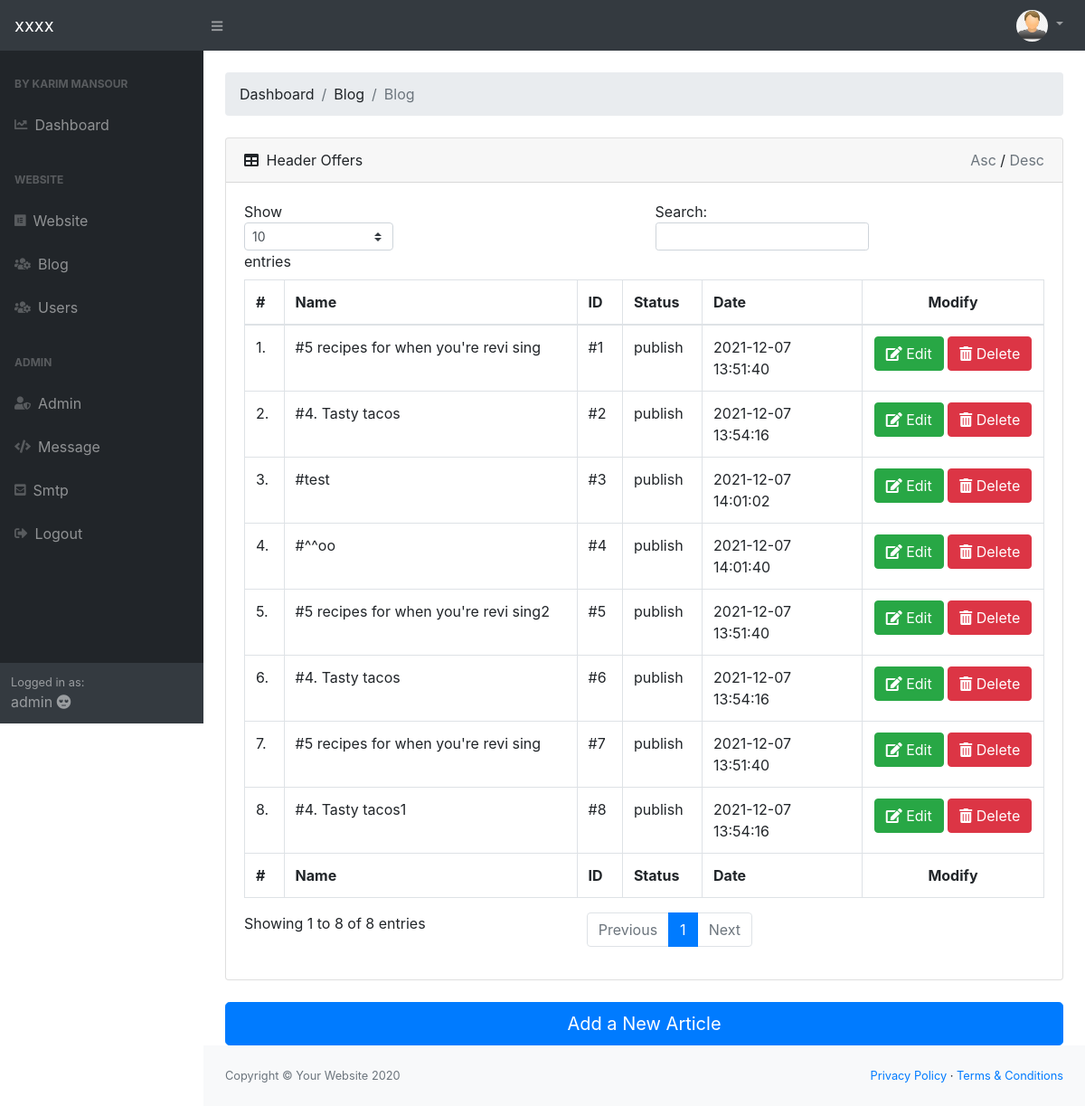
Screenshot of /xxxlxxx/blog.php (signed in) with the database file from the repository.
### tables this page shows
CREATE TABLE `tbl_blog` (
  `clm_id` int(11) NOT NULL,
  `clm_name` varchar(255) NOT NULL,
  `clm_text` text NOT NULL,
  `clm_link` text NOT NULL,
  `clm_status` enum('draft','publish') NOT NULL,
  `clm_image` text NOT NULL,
  `clm_date` datetime NOT NULL DEFAULT current_timestamp(),
  `clm_type` enum('article','link') NOT NULL,
  `clm_parent` int(11) DEFAULT NULL,
  `clm_count` int(11) NOT NULL DEFAULT 1
);

### xxxlxxx/blog.php (the view, shortened to what this page needs)
<?php
require_once "includes/header.php";
if (!isset($_SESSION['admin_id'])) {
    header("Location:index.php");
    exit;
} else {
breadcrumbs("Blog", "Blog");
$do = isset($_GET["do"]) ? $_GET["do"] : "manage";
if ($do == "manage") {
    $sort = "ASC";
    $stmt = $db->prepare("SELECT * FROM tbl_blog ORDER BY `clm_id` $sort");
    $stmt->execute();
    $getAll = $stmt->fetchall();
    if (!empty($getAll)) {
?>
        <div class="container-fluid">
            <div class="card mb-4">
                <div class="card-header">
                    <i class="fas fa-table mr-1"></i>
                    Header Offers
                    <span style="float: right;"> <a href=""> <a href=""></a></a>
                        <a style="<?php if (isset($_GET["sort"])  && $_GET["sort"] == "ASC") {
                                        echo "font-weight: bold;color:black;";
                                    } else {
                                        echo "font-weight: 400;color:#6c757d;";
                                    } ?> ?>" href="?sort=ASC">Asc</a><span> / </span>
                        <a style="<?php if (isset($_GET["sort"])  && $_GET["sort"] == "DESC") {
                                        echo "font-weight: bold;color:black;";
                                    } else {
                                        echo "font-weight: 400;color:#6c757d;";
                                    } ?> ?>" href="?sort=DESC">Desc</a>
                    </span>
                </div>
                <div class="card-body">
                    <div class="table-responsive">
                        <table class="table table-bordered" id="dataTable" width="100%" cellspacing="0">
                            <thead>
                                <tr>
                                    <th>#</th>
                                    <th>Name</th>
                                    <th>ID</th>
                                    <th>Status</th>
                                    <th>Date</th>
                                    <th style="text-align: center;">Modify</th>
                                </tr>
                            </thead>
                            <tfoot>
                                <tr>
                                    <th>#</th>
                                    <th>Name</th>
                                    <th>ID</th>
                                    <th>Status</th>
                                    <th>Date</th>
                                    <th style="text-align: center;">Modify</th>
                                </tr>
                            </tfoot>
                            <tbody>
                                <?php
                                $counter = 1;
                                foreach ($getAll as $get) {
                                ?>
                                    <tr>
                                        <td><?php echo $counter; ?>.</td>
                                        <td> #<?php echo $get["clm_name"]; ?> </td>
                                        <td> #<?php echo $get["clm_id"]; ?> </td>
                                        <td> <?php echo $get["clm_status"]; ?></td>
                                        <td> <?php echo $get["clm_date"]; ?></td>
                                        <td style="text-align: center;">
                                            <a href="?do=edit&id=<?php echo $get["clm_id"]; ?>"><span class="btn btn-success"><i class='fa fa-edit'></i> Edit</span></a>
                                            <a href="?do=delete&id=<?php echo $get["clm_id"]; ?>"><span class="btn btn-danger confirm"><i class='fas fa-trash-alt'></i> Delete</span></a>
                                        </td>
                                    </tr>
                                <?php $counter++;
                                } ?>
                            </tbody>
                        </table>
                    </div>
                </div>
            </div>
            <div>
                <button type="button" class="btn btn-primary btn-lg btn-block">
                    <a style="color: #ffffff;" href="?do=add">Add a New Article</a>
                </button>
            </div>
        </div>
    <?php
    } else {
        btnAdd("Add a New Article");
    }
                        } else if ($do == "delete") {
                            $Id = isset($_GET["id"]) && is_numeric($_GET["id"]) ? intval($_GET["id"]) : 0;
                            $count = checkItem("tbl_blog", "clm_id", $Id);
                            if ($count > 0) {
                                $stmt = $db->prepare("DELETE FROM tbl_blog WHERE clm_id = :ci ");
                                $stmt->bindparam("ci", $Id);
                                $stmt->execute();
                                returnToBack("this offer is deleted", "success", "back");
                            } else {
                                returnToBack("this offer isn't deleted", "danger", "back");
                            }
                        }
                                require_once "includes/footer.php";
                                ?>
                                <?php
                     }
                                ?>

### xxxlxxx/includes/header.php (shortened to what this page needs)
<?php  ob_start();
 require_once "../includes/function/function.php";
if(!isset($_SESSION['admin_id'])){
    header( "Location:index.php");
			exit;
}else{
?>
<!DOCTYPE html>
<html lang="en">
    <head>
        <link href="./assets/css/styles.css" rel="stylesheet" />
        <link href="../assets/css/all.min.css" rel="stylesheet" />
    </head>
    <body class="sb-nav-fixed">
        <nav class="sb-topnav navbar navbar-expand navbar-dark bg-dark">
            <a class="navbar-brand" href="home.php">xxxx</a>
            <button class="btn btn-link btn-sm order-1 order-lg-0" id="sidebarToggle" href="/"><i class="fas fa-bars"></i></button>
            <ul class="navbar-nav ml-auto">
                <li class="nav-item dropdown">
                    <a class="nav-link dropdown-toggle" id="userDropdown" href="#" role="button" data-toggle="dropdown" aria-haspopup="true" aria-expanded="false">
                    <img class="user-avatar rounded-circle" style="width: 35px;height: 35px;" src="images/users/<?php echo $_SESSION['admin_img'] ?>" alt="User Avatar">
                    </a>
                </li>
            </ul>
        </nav>
        <div id="layoutSidenav">
            <div id="layoutSidenav_nav">
                <nav class="sb-sidenav accordion sb-sidenav-dark" id="sidenavAccordion">
                    <div class="sb-sidenav-menu">
                        <div class="nav">
                            <div class="sb-sidenav-menu-heading">By Karim Mansour</div>
                            <a class="nav-link" href="home.php">
                                <div class="sb-nav-link-icon"><i class="fas fa-chart-line"></i></div>
                                Dashboard
                            </a>
                            <div class="sb-sidenav-menu-heading">Website</div>
                            <a class="nav-link collapsed" href="#" data-toggle="collapse" data-target="#collapseLayouts" aria-expanded="false" aria-controls="collapseLayouts">
                                <div class="sb-nav-link-icon"><i class="fab fa-elementor"></i></div>
                                Website
                            </a>
                            <a class="nav-link collapsed" href="#" data-toggle="collapse" data-target="#collapseLayouts2" aria-expanded="false" aria-controls="collapseLayouts">
                                <div class="sb-nav-link-icon"><i class="fas fa-users-cog"></i></div>
                                Blog
                            </a>
                            <a class="nav-link collapsed" href="#" data-toggle="collapse" data-target="#collapseLayouts3" aria-expanded="false" aria-controls="collapseLayouts">
                                <div class="sb-nav-link-icon"><i class="fas fa-users-cog"></i></div>
                                Users
                            </a>
                            <div class="sb-sidenav-menu-heading">Admin</div>
                            <a class="nav-link" href="admin.php">
                                <div class="sb-nav-link-icon"><i class="fas fa-user-shield"></i></div>
                                Admin
                            </a>
                            <a class="nav-link" href="message.php">
                                <div class="sb-nav-link-icon"><i class="fas fa-code"></i></div>
                                Message
                            </a>
                            <a class="nav-link" href="smtp.php">
                                <div class="sb-nav-link-icon"><i class="fas fa-envelope-square"></i></div>
                                Smtp
                            </a>
                            <a class="nav-link" href="logout.php">
                                <div class="sb-nav-link-icon"><i class="fas fa-sign-out-alt"></i></div>
                                Logout
                            </a>
                        </div>
                    </div>
                    <div class="sb-sidenav-footer">
                        <div class="small">Logged in as:</div>
                        <?php
                          echo $_SESSION['admin_user'] ;
                        ?> <i class="fas fa-meh-rolling-eyes"></i>
                    </div>
                </nav>
            </div>
            <div id="layoutSidenav_content">
                <main>
     <?php
     }
     ?>

### includes/function/function.php (shortened to what this page needs)
<?php
function breadcrumbs($Ptitle, $Ctitle)
{
?>
    <div class="container-fluid">
        <ol class="breadcrumb mb-4 mt-4">
            <li class="breadcrumb-item">Dashboard</li>
            <li class="breadcrumb-item"><?php echo $Ptitle; ?></li>
            <li class="breadcrumb-item active"><?php echo $Ctitle; ?></li>
        </ol>
    </div>
<?php
}
?>

### xxxlxxx/includes/footer.php (shortened to what this page needs)
</main>
                <footer class="py-4 bg-light mt-auto">
                    <div class="container-fluid">
                        <div class="d-flex align-items-center justify-content-between small">
                            <div class="text-muted">Copyright &copy; Your Website 2020</div>
                            <div>
                                <a href="#">Privacy Policy</a>
                                &middot;
                                <a href="#">Terms &amp; Conditions</a>
                            </div>
                        </div>
                    </div>
                </footer>
            </div>
        </div>
    </body>
</html>

### rows the page displays
tbl_blog: clm_name "5 recipes for when you're revi sing", clm_id "1", clm_status "publish", clm_date "2021-12-07 13:51:40"
tbl_blog: clm_name "4. Tasty tacos", clm_id "2", clm_status "publish", clm_date "2021-12-07 13:54:16"
tbl_blog: clm_name "test", clm_id "3", clm_status "publish", clm_date "2021-12-07 14:01:02"
tbl_blog: clm_name "^^oo", clm_id "4", clm_status "publish", clm_date "2021-12-07 14:01:40"
tbl_blog: clm_name "5 recipes for when you're revi sing2", clm_id "5", clm_status "publish", clm_date "2021-12-07 13:51:40"
tbl_blog: clm_name "4. Tasty tacos", clm_id "6", clm_status "publish", clm_date "2021-12-07 13:54:16"
tbl_blog: clm_name "5 recipes for when you're revi sing", clm_id "7", clm_status "publish", clm_date "2021-12-07 13:51:40"
tbl_blog: clm_name "4. Tasty tacos1", clm_id "8", clm_status "publish", clm_date "2021-12-07 13:54:16"

### other values shown
$_SESSION['admin_user'] "admin"
$Ptitle "Blog"
$Ctitle "Blog"
